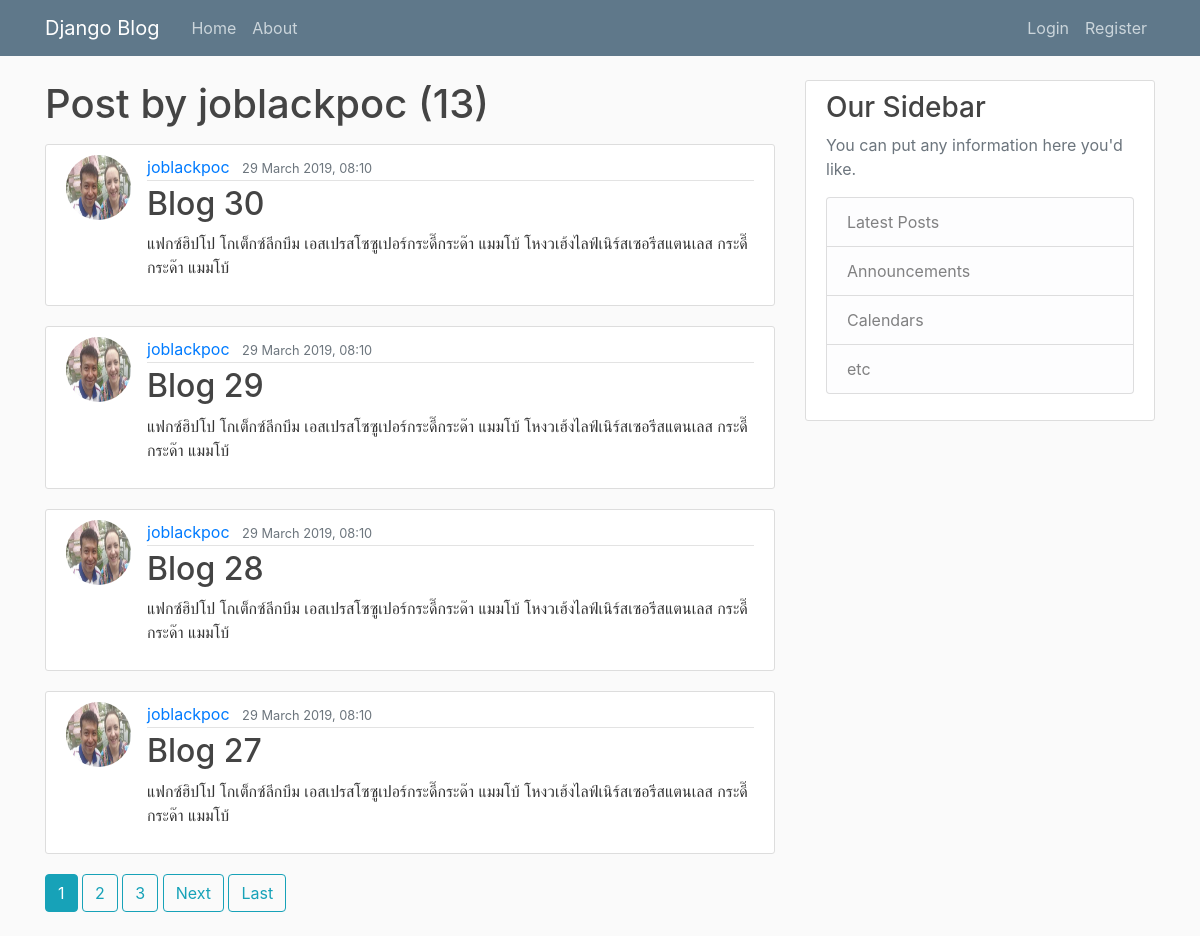
Screenshot of /user/joblackpoc with the database file from the repository.
### blog/models.py (models this page shows, shortened)
class Post(models.Model):
  title = models.CharField(max_length=100)
  content = models.TextField()
  date_posted = models.DateTimeField(default=timezone.now)
  author = models.ForeignKey(User, on_delete=models.CASCADE)

### users/models.py (models this page shows, shortened)
class Profile(models.Model):
    user = models.OneToOneField(User, on_delete=models.CASCADE)
    image = models.ImageField(default='default.jpg', upload_to='profile_pics')

### blog/views.py (the view)
# urls.py: path('user/<str:username>', UserPostListView.as_view(), name='user-posts'),
class UserPostListView(ListView):
  model = Post
  template_name = 'blog/user_posts.html'
  context_object_name = 'posts'
  paginate_by = 4
  def get_queryset(self):
    user = get_object_or_404(User, username=self.kwargs.get('username'))
    return Post.objects.filter(author=user).order_by('-date_posted')

### blog/templates/blog/user_posts.html (shortened to what this page needs)
{% extends 'blog/base.html' %}
{% block content %}
  <h1 class="mb-3">Post by {{ view.kwargs.username }} ({{ page_obj.paginator.count }})</h1>
    {% for post in posts %}
      <article class="media content-section">
        <img class="rounded-circle article-img" src="{{ post.author.profile.image.url }}">
          <div class="media-body">
            <div class="article-metadata">
              <a class="mr-2" href="{% url 'user-posts' post.author.username %}">{{ post.author }}</a>
              <small class="text-muted">{{ post.date_posted|date:"d F Y, H:i" }}</small>
            </div>
            <h2><a class="article-title" href="{% url 'post-detail' post.id %}">{{ post.title }}</a></h2>
            <p class="article-content">{{ post.content }}</p>
          </div>
        </article>
    {% endfor %}
    {% if is_paginated %}
      {% for num in page_obj.paginator.page_range %}
        {% if page_obj.number == num %}
          <a class="btn btn-info mb-4" href="?page={{ num }}">{{ num }}</a>
        {% elif num > page_obj.number|add:'-3' and num < page_obj.number|add:'3' %}
          <a class="btn btn-outline-info mb-4" href="?page={{ num }}">{{ num }}</a>
        {% endif %}
      {% endfor %}
      {% if page_obj.has_next %}
        <a class="btn btn-outline-info mb-4" href="?page={{ page_obj.next_page_number }}">Next</a>
        <a class="btn btn-outline-info mb-4" href="?page={{ page_obj.paginator.num_pages }}">Last</a>
      {% endif %}
    {% endif %}
{% endblock content %}

### blog/static/blog/main.css (style rules this page uses)
body { background: #fafafa; color: #333333; margin-top: 5rem; }
h1, h2, h3, h4, h5, h6 { color: #444444; }
.content-section { background: #ffffff; padding: 10px 20px; border: 1px solid #dddddd; border-radius: 3px; margin-bottom: 20px; }
.article-title { color: #444444; }
.article-content { white-space: pre-line; }
.article-img { height: 65px; width: 65px; margin-right: 16px; }
.article-metadata { padding-bottom: 1px; margin-bottom: 4px; border-bottom: 1px solid #e3e3e3 }

### rows the page displays
Post: author.profile.image (picture), author "joblackpoc", date_posted "29 March 2019, 08:10", title "Blog 30", content "แฟกซ์ฮิปโป โกเต็กซ์ลีกบึม เอสเปรสโซซูเปอร์กระดี๊กระด๊า แมมโบ้ โหงวเฮ้งไลฟ์เนิร์สเซอรีสแตนเลส กระดี๊กระด๊า แมมโบ้"
Post: author.profile.image (picture), author "joblackpoc", date_posted "29 March 2019, 08:10", title "Blog 29", content "แฟกซ์ฮิปโป โกเต็กซ์ลีกบึม เอสเปรสโซซูเปอร์กระดี๊กระด๊า แมมโบ้ โหงวเฮ้งไลฟ์เนิร์สเซอรีสแตนเลส กระดี๊กระด๊า แมมโบ้"
Post: author.profile.image (picture), author "joblackpoc", date_posted "29 March 2019, 08:10", title "Blog 28", content "แฟกซ์ฮิปโป โกเต็กซ์ลีกบึม เอสเปรสโซซูเปอร์กระดี๊กระด๊า แมมโบ้ โหงวเฮ้งไลฟ์เนิร์สเซอรีสแตนเลส กระดี๊กระด๊า แมมโบ้"
Post: author.profile.image (picture), author "joblackpoc", date_posted "29 March 2019, 08:10", title "Blog 27", content "แฟกซ์ฮิปโป โกเต็กซ์ลีกบึม เอสเปรสโซซูเปอร์กระดี๊กระด๊า แมมโบ้ โหงวเฮ้งไลฟ์เนิร์สเซอรีสแตนเลส กระดี๊กระด๊า แมมโบ้"

### other values shown
{{ view.kwargs.username }} "joblackpoc"
{{ page_obj.paginator.count }} "13"
{{ num }} "1"
{{ num }} "2" "3"
